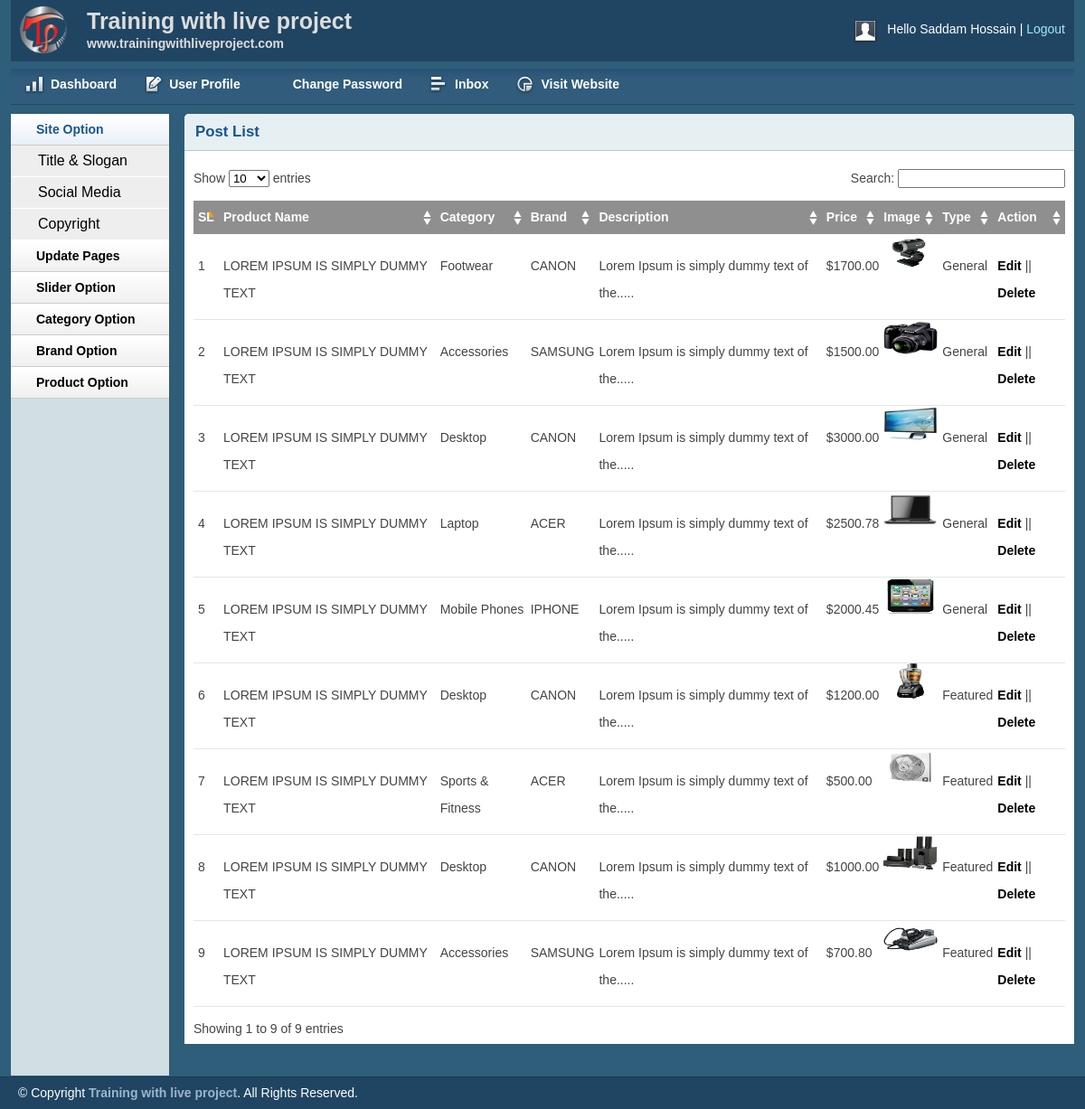
The app's page /admin/productlist.php (signed in) with its own data.
### tables this page shows
CREATE TABLE `tbl_product` (
  `productId` int(11) NOT NULL,
  `productName` varchar(255) NOT NULL,
  `catId` int(11) NOT NULL,
  `brandId` int(11) NOT NULL,
  `body` text NOT NULL,
  `price` float(10,2) NOT NULL,
  `image` varchar(255) NOT NULL,
  `type` tinyint(4) NOT NULL DEFAULT 0
);

CREATE TABLE `tbl_category` (
  `catId` int(11) NOT NULL,
  `catName` varchar(255) NOT NULL
);

CREATE TABLE `tbl_brand` (
  `brandId` int(11) NOT NULL,
  `brandName` varchar(255) NOT NULL
);

### lib/Database.php (called while the page is built, shortened)
<?php
Class Database{
 public $host   = DB_HOST;
 public $user   = DB_USER;
 public $pass   = DB_PASS;
 public $dbname = DB_NAME;
 public $link;
private function connectDB(){
 $this->link = new mysqli($this->host, $this->user, $this->pass,
  $this->dbname);
 }
public function select($query){
  $result = $this->link->query($query) or
   die($this->link->error.__LINE__);
  if($result->num_rows > 0){
    return $result;
  } else {
    return false;
  }
 }
}

### classes/Product.php (called while the page is built, shortened)
<?php
$filepath = realpath(dirname(__FILE__));
include_once ($filepath.'/../lib/Database.php');
include_once ($filepath.'/../helpers/Format.php');
?>
<?php
class Product{
    private $db;
    public function __construct(){
          $this->db = new Database();
    }
            public function getAllProduct(){
                $query = "SELECT p.*, c.catName, b.brandName
                FROM tbl_product as p, tbl_category as c, tbl_brand as b
                WHERE p.catId = c.catId AND p.brandId = b.brandId
                ORDER BY p.productId DESC";
                $result = $this->db->select($query);
                return $result;
            }
        }
?>

### helpers/Format.php (called while the page is built, shortened)
<?php
class Format{
 public function textShorten($text, $limit = 400){
  $text = $text. " ";
  $text = substr($text, 0, $limit);
  $text = substr($text, 0, strrpos($text, ' '));
  $text = $text.".....";
  return $text;
 }
}
?>

### admin/productlist.php (the view, shortened to what this page needs)
<?php include 'inc/header.php';?>
<?php include 'inc/sidebar.php';?>
<?php include '../classes/Product.php'; ?>
<?php include_once '../helpers/Format.php'; ?>
<?php
$pd = new Product();
$fm = new Format();
?>
  <div class="grid_10">
            <div class="box round first grid">
                <h2>Post List</h2>
                <div class="block">
                    <table class="data display datatable" id="example">
					<thead>
				<tr>
					<th >SL</th>
					<th>Product Name</th>
					<th>Category</th>
					<th>Brand</th>
					<th>Description</th>
					<th>Price</th>
					<th>Image</th>
					<th>Type</th>
					<th>Action</th>
					</tr>
					</thead>
					<tbody>
			<?php
             $getPd = $pd->getAllProduct();
			 if($getPd) {
				 $i= 0;
				 while ($result = $getPd->fetch_assoc()){
					 $i++;
			?>
				<tr class="odd gradeX">
				<td><?php echo $i; ?></td>
					<td><?php echo $result['productName']; ?></td>
					<td><?php echo $result['catName']; ?></td>
					<td><?php echo $result['brandName']; ?></td>
					<td><?php echo $fm->textShorten($result['body'], 50); ?></td>
					<td>$<?php echo $result['price']; ?></td>
					<td><img src="<?php echo $result['image']; ?>" height="40px" width="60px"/></td>
					<td>
					<?php
					if($result['type'] == 0) {
						echo "Featured";
					}else {
						echo "General";
					}
					?>
					</td>
				<td><a href="productedit.php?proid=<?php echo $result['productId'];?>">Edit</a> ||
				<a onclick="return confirm('Are you sure to delete!')" href="?delpro=<?php echo $result['productId']; ?>">Delete</a></td>
				</tr>
			<?php } } ?>
			</tbody>
				</table>
       </div>
    </div>
</div>
<?php include 'inc/footer.php';?>

### admin/css/layout.css (style rules this page uses)
body { background: #fff none repeat scroll 0 0; color: #444; font-size: 14px; padding: 0; }
a { color: #000; font-weight:bold; text-decoration: none; }
h1, h2, h3, h4, h5, h6 { line-height:1.2em; margin-bottom:.3em; }
h2 { margin-top:1em; }
.box { background:#fff; margin-bottom:20px; padding:10px 10px 10px 10px; margin-left:-8px; }
.box.grid { padding-bottom:40px; }
.box.round { -moz-border-radius: 5px 5px 0px 0px; -webkit-border-radius: 5px 5px 0px 0px; border-radius: 5px 5px 0px 0px; }
.box h2 { font-size:1.2em; font-weight:bold; color:#1B548D; background:#E6F0F3; margin:-10px -10px 0 -10px; padding:10px 12px; border-bottom:1px solid #B3CBD6; -moz-border-radius: 5px 5px 0px 0px; -webkit-border-radius: 5px 5px 0px 0px; border-radius: 5px 5px 0px 0px; }
.box.first { min-height: 406px; }
.block { padding-top:20px; }
p { margin-bottom:1em; }
.block { padding-bottom:1px; }
table.display { margin: 0 auto; clear: both; width: 100%; }
.sorting_asc { background: #8f8f8f url(../img/table/sort_asc.png) no-repeat center right; padding:8px 5px; text-align:left; color:#fff; }
.sorting { background:#8f8f8f url(../img/table/sort_both.png) no-repeat center right; padding:8px 5px; text-align:left; color:#fff; }
tr.odd { height: 30px; line-height: 30px; border-bottom:1px solid #e6e6e6; }
tr.even { height: 30px; line-height: 30px; border-bottom:1px solid #e6e6e6; }
tr.odd td, tr.even td { padding-left:5px; }

### records on screen
tbl_product: productName "LOREM IPSUM IS SIMPLY DUMMY TEXT", catId.catName "Footwear", brandId.brandName "CANON", body "Lorem Ipsum is simply dummy text of the.....", price "1700.00", image (picture), type "General"
tbl_product: productName "LOREM IPSUM IS SIMPLY DUMMY TEXT", catId.catName "Accessories", brandId.brandName "SAMSUNG", body "Lorem Ipsum is simply dummy text of the.....", price "1500.00", image (picture), type "General"
tbl_product: productName "LOREM IPSUM IS SIMPLY DUMMY TEXT", catId.catName "Desktop", brandId.brandName "CANON", body "Lorem Ipsum is simply dummy text of the.....", price "3000.00", image (picture), type "General"
tbl_product: productName "LOREM IPSUM IS SIMPLY DUMMY TEXT", catId.catName "Laptop", brandId.brandName "ACER", body "Lorem Ipsum is simply dummy text of the.....", price "2500.78", image (picture), type "General"
tbl_product: productName "LOREM IPSUM IS SIMPLY DUMMY TEXT", catId.catName "Mobile Phones", brandId.brandName "IPHONE", body "Lorem Ipsum is simply dummy text of the.....", price "2000.45", image (picture), type "General"
tbl_product: productName "LOREM IPSUM IS SIMPLY DUMMY TEXT", catId.catName "Desktop", brandId.brandName "CANON", body "Lorem Ipsum is simply dummy text of the.....", price "1200.00", image (picture), type "Featured"
tbl_product: productName "LOREM IPSUM IS SIMPLY DUMMY TEXT", catId.catName "Sports & Fitness", brandId.brandName "ACER", body "Lorem Ipsum is simply dummy text of the.....", price "500.00", image (picture), type "Featured"
tbl_product: productName "LOREM IPSUM IS SIMPLY DUMMY TEXT", catId.catName "Desktop", brandId.brandName "CANON", body "Lorem Ipsum is simply dummy text of the.....", price "1000.00", image (picture), type "Featured"
tbl_product: productName "LOREM IPSUM IS SIMPLY DUMMY TEXT", catId.catName "Accessories", brandId.brandName "SAMSUNG", body "Lorem Ipsum is simply dummy text of the.....", price "700.80", image (picture), type "Featured"

### other values on screen
Session::get('adminName') "Saddam Hossain"
